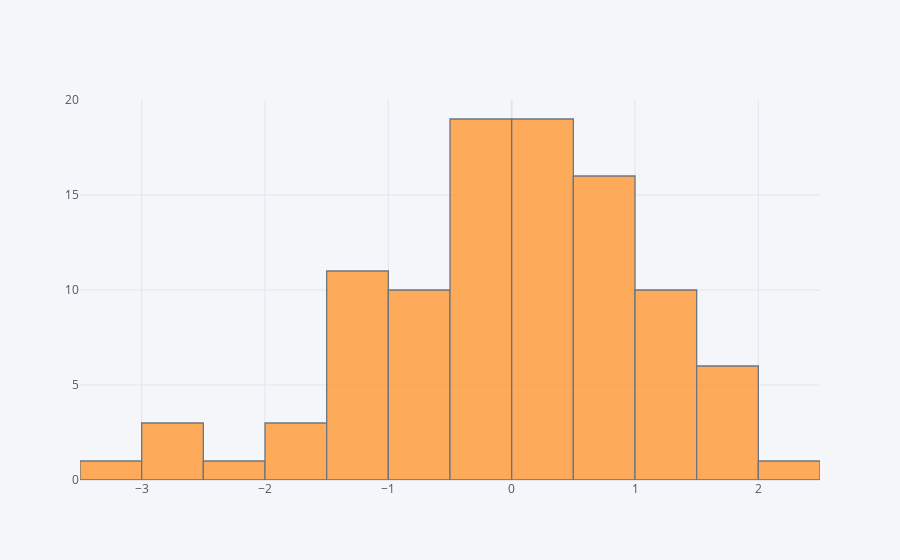

Write notebook code for a chart like this one.
### Markdown cell above
## histogram

### Code cell
df['A'].iplot(kind='hist',bins=25)

### Figure 1 — Plotly figure (JSON) as saved in the notebook; plotly's stock layout.template omitted (floating-point values rounded to 4 significant figures)
{"data": [{"histfunc": "count", "histnorm": "", "marker": {"color": "rgba(255, 153, 51, 1.0)", "line": {"color": "#4D5663", "width": 1.3}}, "name": "A", "nbinsx": 25, "opacity": 0.8, "orientation": "v", "type": "histogram", "x": [1.639, 0.3504, 0.005345, -1.007, 0.6064, -0.856, -0.293, 0.1147, -0.7523, -0.1956, -0.5405, -1.312, 1.111, -1.456, -0.4001, -1.445, -1.363, 0.6583, 0.8787, -1.509, -0.5726, -2.952, 0.8107, -2.519, 0.6897, 0.6436, -1.2, 0.3409, 0.2654, -0.07746, 0.8631, 1.089, -1.952, 0.6859, 0.2884, 0.2091, 0.53, 1.133, -0.7251, 1.214, 2.3, -0.7384, 0.05292, -3.471, 0.5978, 0.1411, -0.584, 0.004954, -1.224, 0.6191, 0.03973, 1.426, 0.4488, 1.078, 1.674, 0.1341, -0.04971, 1.572, -0.4886, -1.075, 0.01084, 0.774, -0.6427, -0.9755, 0.553, -1.067, -0.04457, 0.7692, 1.232, 0.1433, -0.2909, -0.4727, 1.797, 0.2181, -0.009553, 1.347, 1.585, -0.4229, -0.3769, -0.327, -1.657, -0.1257, -0.6176, 0.744, 0.2461, 0.3895, 1.672, -0.4196, 0.9047, -0.01767, -1.017, -0.1932, -1.25, -2.147, 1.022, -2.507, -0.05963, 0.4765, 1.428, -0.3243]}], "layout": {"barmode": "overlay", "legend": {"bgcolor": "#F5F6F9", "font": {"color": "#4D5663"}}, "paper_bgcolor": "#F5F6F9", "plot_bgcolor": "#F5F6F9", "title": {"font": {"color": "#4D5663"}}, "xaxis": {"gridcolor": "#E1E5ED", "showgrid": true, "tickfont": {"color": "#4D5663"}, "title": {"font": {"color": "#4D5663"}, "text": ""}, "zerolinecolor": "#E1E5ED"}, "yaxis": {"gridcolor": "#E1E5ED", "showgrid": true, "tickfont": {"color": "#4D5663"}, "title": {"font": {"color": "#4D5663"}, "text": ""}, "zerolinecolor": "#E1E5ED"}}}
